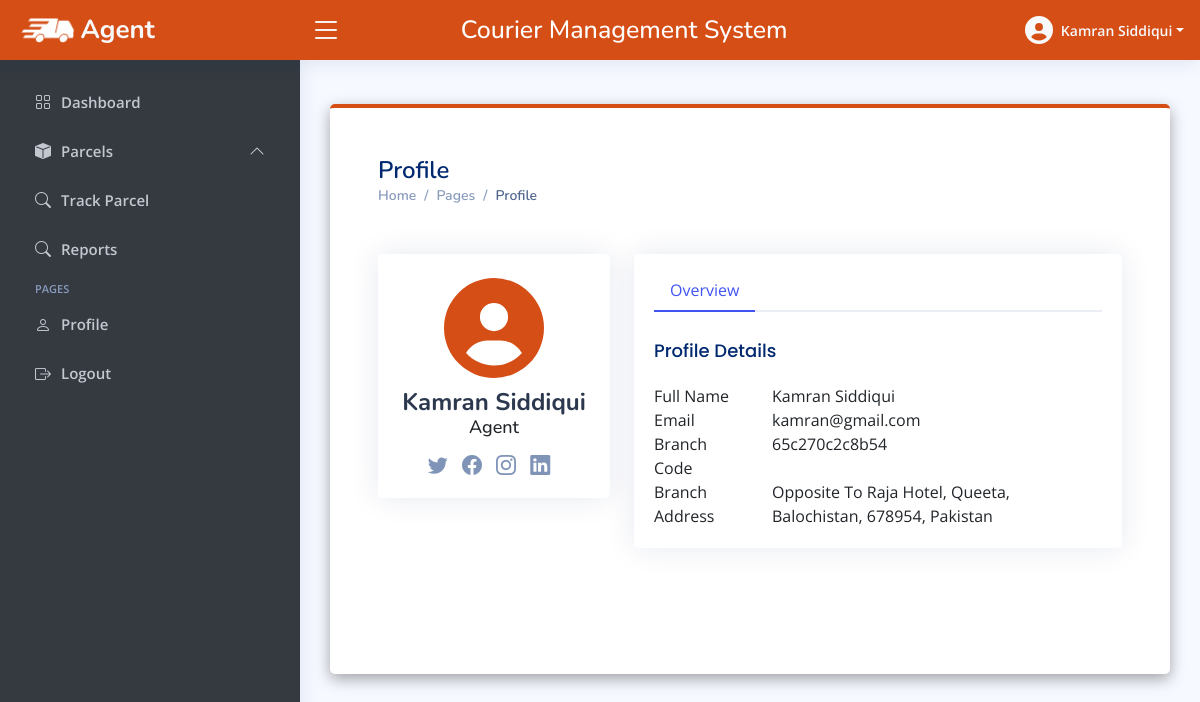
The page /agent/profile.php (signed in) on the database its author committed.
### tables this page shows
CREATE TABLE `agent` (
  `id` int(30) NOT NULL,
  `firstname` varchar(255) NOT NULL,
  `lastname` varchar(255) NOT NULL,
  `email` varchar(255) NOT NULL,
  `password` text NOT NULL,
  `branch_id` int(30) NOT NULL,
  `date_created` datetime NOT NULL DEFAULT current_timestamp()
);

CREATE TABLE `branches` (
  `id` int(30) NOT NULL,
  `branch_code` varchar(255) NOT NULL,
  `street` text NOT NULL,
  `city` text NOT NULL,
  `state` text NOT NULL,
  `zip_code` varchar(255) NOT NULL,
  `country` text NOT NULL,
  `contact` varchar(255) NOT NULL,
  `date_created` datetime NOT NULL DEFAULT current_timestamp()
);

### agent/profile.php (the view, shortened to what this page needs)
<?php
if(isset($_SESSION['email'])){
  include("header.php");
include("topbar.php");
include("sidebar.php");
$agent_id = $_SESSION['id'];
$read = "SELECT * FROM `agent` WHERE `id` = '$agent_id';";
$result_read = mysqli_query($connection,$read);
if($result_read){
    $row = mysqli_fetch_assoc($result_read);
}
$branch_id = $row['branch_id'];
$read_branch = "SELECT *,concat(street,', ',city,', ',`state`,', ',zip_code,', ',country) as address FROM branches WHERE `id` = '$branch_id';";
$result_branch = mysqli_query($connection,$read_branch);
if($result_branch){
    $row_branch = mysqli_fetch_assoc($result_branch);
    $branch_code =  $row_branch['branch_code'];
    $branch_address =  ucwords($row_branch['address']);
}
?>
<head>
</head>
  <main id="main" class="main">
  <section class="p-5" style="background-color: white; border-top: 4px solid #D54E16; border-radius: 5px; box-shadow: rgba(0, 0, 0, 0.35) 0px 5px 15px;">
    <div class="pagetitle">
      <h1>Profile</h1>
      <nav>
        <ol class="breadcrumb">
          <li class="breadcrumb-item"><a href="index.html">Home</a></li>
          <li class="breadcrumb-item">Pages</li>
          <li class="breadcrumb-item active">Profile</li>
        </ol>
      </nav>
    </div>
    <section class="section profile my-5">
      <div class="row">
        <div class="col-xl-4">
          <div class="card">
            <div class="card-body profile-card pt-4 d-flex flex-column align-items-center">
            <i class="fa-solid fa-circle-user" style="font-size: 100px; color: #D54E16;"></i>
              <h2><?= $firstname.' '.$lastname ?></h2>
              <h3>Agent</h3>
              <div class="social-links mt-2">
                <a href="#" class="twitter"><i class="bi bi-twitter"></i></a>
                <a href="#" class="facebook"><i class="bi bi-facebook"></i></a>
                <a href="#" class="instagram"><i class="bi bi-instagram"></i></a>
                <a href="#" class="linkedin"><i class="bi bi-linkedin"></i></a>
              </div>
            </div>
          </div>
        </div>
        <div class="col-xl-8">
          <div class="card">
            <div class="card-body pt-3">
              <ul class="nav nav-tabs nav-tabs-bordered">
                <li class="nav-item">
                  <button class="nav-link active" data-bs-toggle="tab" data-bs-target="#profile-overview">Overview</button>
                </li>
              </ul>
              <div class="tab-content pt-2">
                  <h5 class="card-title">Profile Details</h5>
                  <div class="row">
                    <div class="col-lg-3 col-md-4 label ">Full Name</div>
                    <div class="col-lg-9 col-md-8"><?= $row["firstname"].' '.$row["lastname"] ?></div>
                  </div>
                  <div class="row">
                    <div class="col-lg-3 col-md-4 label">Email</div>
                    <div class="col-lg-9 col-md-8"><?= $row["email"] ?></div>
                  </div>
                  <div class="row">
                    <div class="col-lg-3 col-md-4 label">Branch Code</div>
                    <div class="col-lg-9 col-md-8"><?= $branch_code ?></div>
                  </div>
                  <div class="row">
                    <div class="col-lg-3 col-md-4 label">Branch Address</div>
                    <div class="col-lg-9 col-md-8"><?= $branch_address ?></div>
                  </div>
                </div>
                </div>
              </div>
            </div>
          </div>
    </section>
    </section>
  </main>
  <?php
include("footer.php");
}
else{
  header("location: login.php");
}
?>

### agent/assets/css/style.css (style rules this page uses)
:root { scroll-behavior: smooth; }
body { font-family: "Open Sans", sans-serif; background: #f6f9ff; color: #444444; }
a { color: #4154f1; text-decoration: none; }
h1, h2, h3, h4, h5, h6 { font-family: "Nunito", sans-serif; }
#main { margin-top: 60px; padding: 20px 30px; transition: all 0.3s; }
.pagetitle { margin-bottom: 10px; }
.pagetitle h1 { font-size: 24px; margin-bottom: 0; font-weight: 600; color: #012970; }
.card { margin-bottom: 30px; border: none; border-radius: 5px; box-shadow: 0px 0 30px rgba(1, 41, 112, 0.1); }
.card-title { padding: 20px 0 15px 0; font-size: 18px; font-weight: 500; color: #012970; font-family: "Poppins", sans-serif; }
.card-body { padding: 0 20px 20px 20px; }
.breadcrumb { font-size: 14px; font-family: "Nunito", sans-serif; color: #899bbd; font-weight: 600; }
.breadcrumb a { color: #899bbd; transition: 0.3s; }
.breadcrumb .breadcrumb-item::before { color: #899bbd; }
.breadcrumb .active { color: #51678f; font-weight: 600; }
.nav-tabs-bordered { border-bottom: 2px solid #ebeef4; }
.nav-tabs-bordered .nav-link { margin-bottom: -2px; border: none; color: #2c384e; }
.nav-tabs-bordered .nav-link.active { background-color: #fff; color: #4154f1; border-bottom: 2px solid #4154f1; }
@media (min-width: 1200px) { #main, #footer { margin-left: 300px; } }
.profile .profile-card h2 { font-size: 24px; font-weight: 700; color: #2c384e; margin: 10px 0 0 0; }
.profile .profile-card h3 { font-size: 18px; }
.profile .profile-card .social-links a { font-size: 20px; display: inline-block; color: rgba(1, 41, 112, 0.5); line-height: 0; margin-right: 10px; transition: 0.3s; }

### rows shown on the page
agent: firstname "Kamran", lastname "Siddiqui", email "kamran@gmail.com"
branches: branch_code "65c270c2c8b54"

### other values the page prints
$firstname "Kamran"
$lastname "Siddiqui"
$branch_address "Opposite To Raja Hotel, Queeta, Balochistan, 678954, Pakistan"
